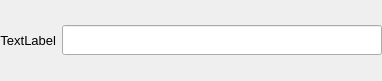
<?xml version="1.0" encoding="UTF-8"?>
<ui version="4.0">
 <class>Form</class>
 <widget class="QWidget" name="Form">
  <property name="geometry">
   <rect>
    <x>0</x>
    <y>0</y>
    <width>382</width>
    <height>81</height>
   </rect>
  </property>
  <property name="windowTitle">
   <string>Form</string>
  </property>
  <layout class="QHBoxLayout" name="horizontalLayout" stretch="0,1">
   <property name="leftMargin">
    <number>0</number>
   </property>
   <property name="topMargin">
    <number>0</number>
   </property>
   <property name="rightMargin">
    <number>0</number>
   </property>
   <property name="bottomMargin">
    <number>0</number>
   </property>
   <item>
    <widget class="QLabel" name="field_lbl">
     <property name="minimumSize">
      <size>
       <width>0</width>
       <height>0</height>
      </size>
     </property>
     <property name="font">
      <font>
       <pointsize>10</pointsize>
      </font>
     </property>
     <property name="text">
      <string>TextLabel</string>
     </property>
     <property name="alignment">
      <set>Qt::AlignRight|Qt::AlignTrailing|Qt::AlignVCenter</set>
     </property>
    </widget>
   </item>
   <item>
    <widget class="QLineEdit" name="val_edit">
     <property name="minimumSize">
      <size>
       <width>30</width>
       <height>30</height>
      </size>
     </property>
    </widget>
   </item>
  </layout>
 </widget>
 <resources/>
 <connections/>
</ui>
